Frame 1 (no input): blank canvas, image omitted
Frame 60 (no input): blank canvas, image omitted
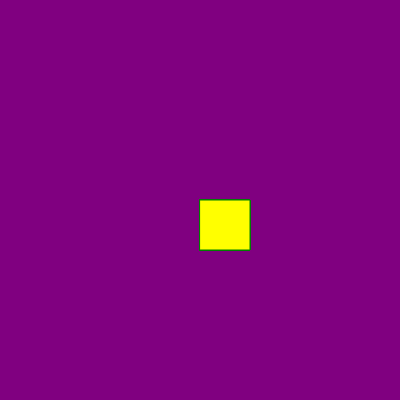
Frame 120 (the mouse pressed at the canvas centre since frame 60)

The p5.js sketch whose frames 1 and 60 were blank and that drew this single picture after the mouse press (run headless with seeded random() and noise() and a simulated clock; from frame 60 on, the mouse is pressed at the canvas centre):

// p5.js sketch
// ── sketch.js
function setup() {
    createCanvas(400, 400);
    background("purple");
  }
  
  function draw() {
  
    stroke("green");
    fill("yellow");
  
    console.log(mouseIsPressed);
  
    if (mouseIsPressed) {
      rect(mouseX, mouseY, 50, 50);
    }
  }
